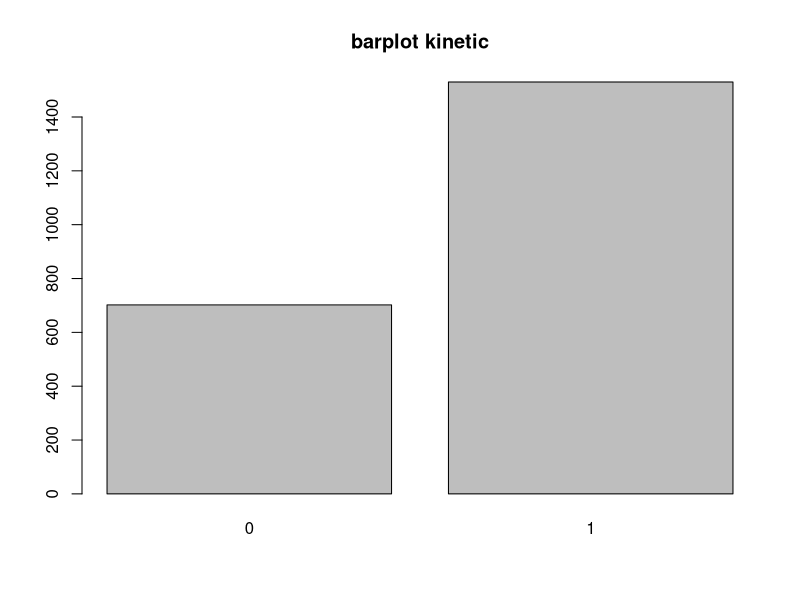
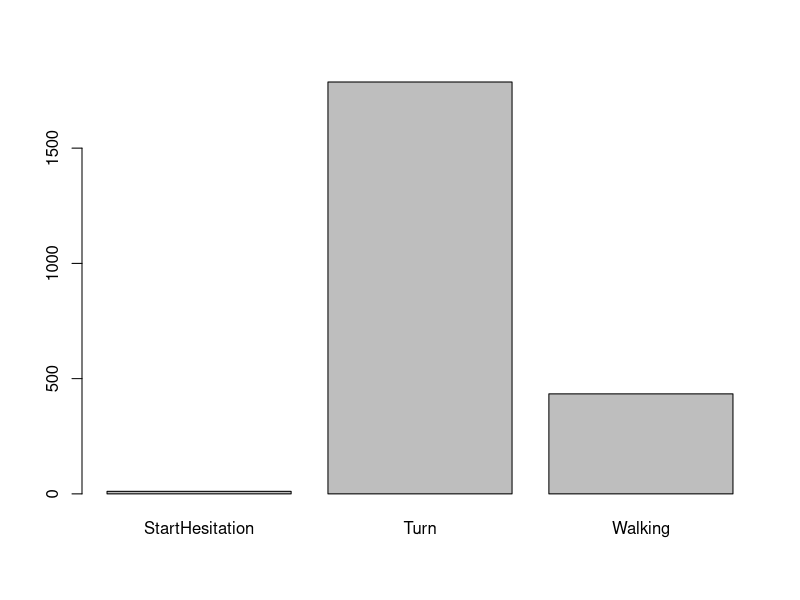
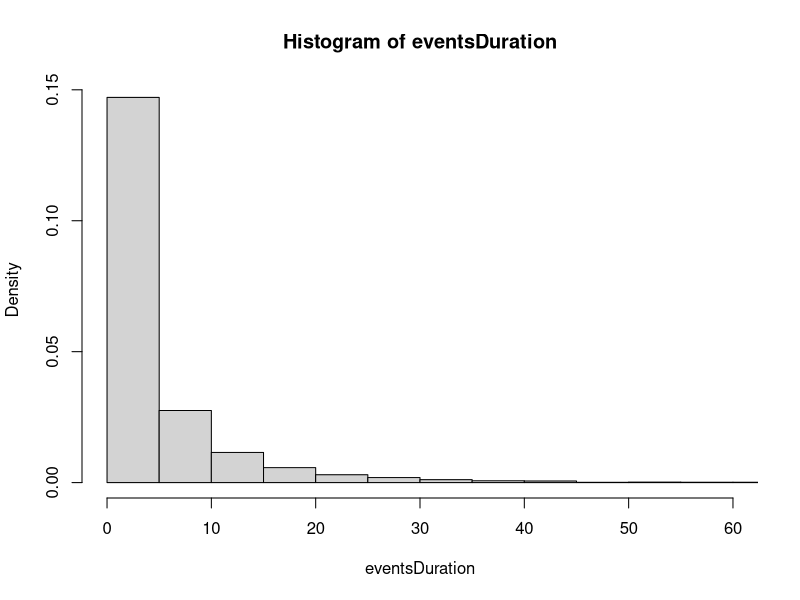
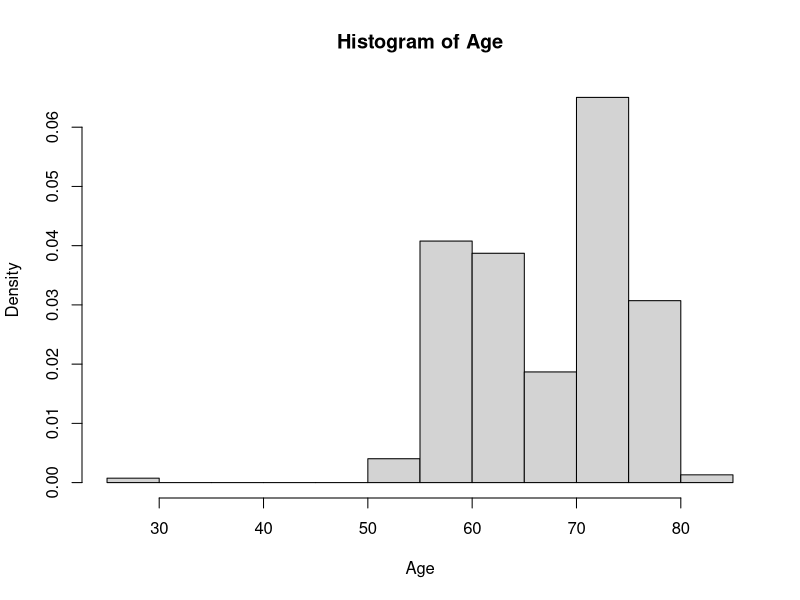
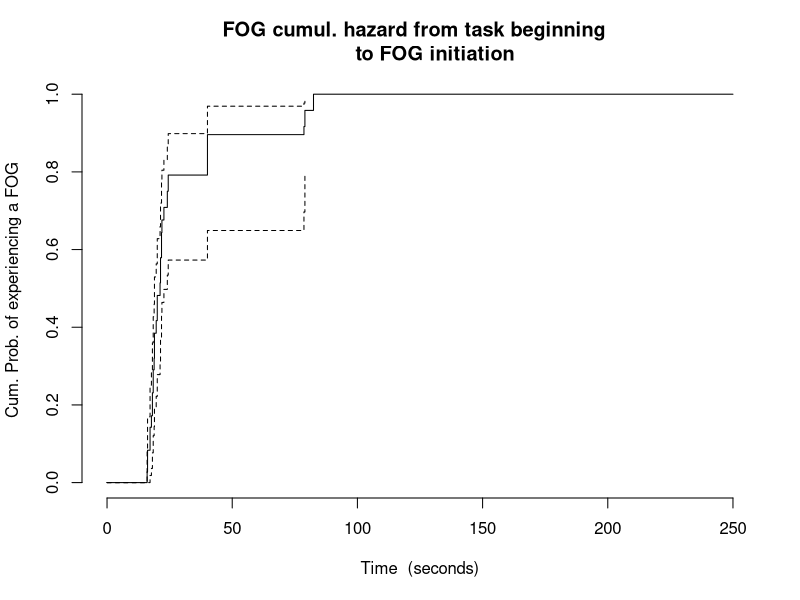
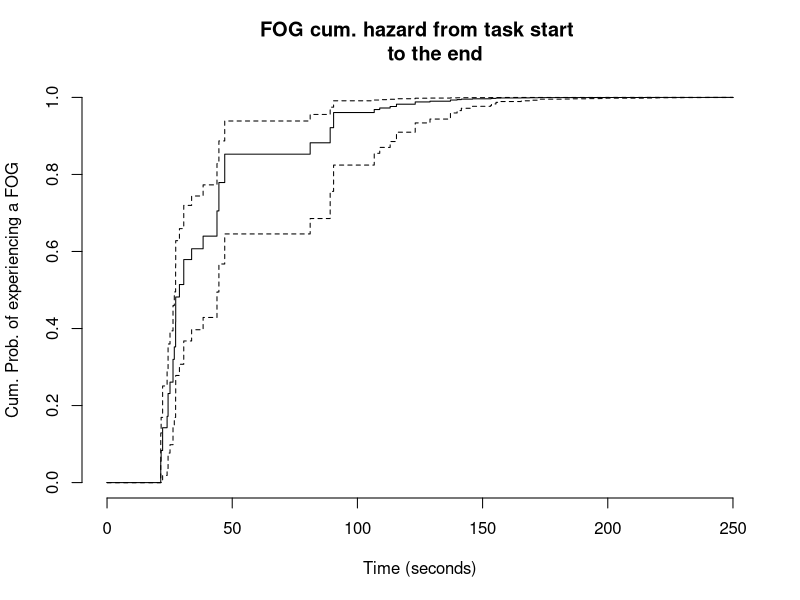

These charts were generated, in order, by the following R code:
## ---- chunk 1
knitr::opts_chunk$set(echo = FALSE)
## ---- chunk 2
rm(list=ls())
## ---- chunk 3
library(tidyverse)
library(skimr)
library(survival)
library(broom)
## ---- chunk 4
# load data from kaggle 
# from CLI kaggle competitions download -c tlvmc-parkinsons-freezing-gait-prediction 
events <- read_csv("events.csv")
subjects <- read_csv("subjects.csv")
tasks <- read_csv("tasks.csv")
#daily_meta <- read_csv("daily_metadata.csv")
defog_meta <- read_csv("defog_metadata.csv")
#tdcsfog_meta <- read_csv("tdcsfog_metadata.csv")
## ---- chunk 5
subjects$Visit=NULL 
## ---- chunk 6
  fog <- inner_join(events,tasks,by="Id") %>% 
  inner_join(defog_meta,by ="Id")  %>% 
  inner_join(subjects,by = "Subject") 
rm(events,tasks,defog_meta,subjects)
## ---- chunk 7
fog <- fog %>% filter(Begin > 0 & End > 0, End >= Completion,Begin < Init ) 

attach(fog)
# events duration
fog["eventsDuration"] <- Completion - Init


# task duration
fog["tasksDuration"] <- End - Begin

# attach fog 
detach(fog)
attach(fog)

## ---- chunk 8
round(mean(is.na(Kinetic)),2)
## ---- chunk 9
fog <- fog %>% 
    filter(!is.na(Kinetic))
cat("\n new table dimension\n")
dim(fog)
## ---- chunk 10
head(fog,3)
## ---- chunk 11
fog_grouped <- fog %>%
            group_by(Subject) 
fog_num <- fog %>% group_by(Subject) %>% 
 summarise_if(.funs = "mean",
              .predicate = is.numeric
              )
## ---- chunk 12
dim(fog_grouped)
## ---- chunk 13
dim(fog_num)
## ---- chunk 14
barplot(table(Kinetic), main = "barplot kinetic")
## ---- chunk 15
proportion_kinetic <- prop.table(table(Kinetic)) %>% round(2)
## ---- chunk 16
#How many type of kinetic are observed ?  
 barplot(table(Type))
## ---- chunk 17
prop.table(table(Type)) %>% round(2)

#The most frequent events is Turn. (`r 100*prop.table(table(Type))[2] %>% round(2)`% of the observed events). 
## ---- chunk 18
hist(eventsDuration,freq = F,breaks = 50, xlim = c(0,60))
#abline(v = mean(eventsDuration), col ="red")
#abline(v = median(eventsDuration), col ="blue")
## ---- chunk 19
summary(eventsDuration)
## ---- chunk 20
cat("events mean duration :",  mean(eventsDuration),"s \n")
cat("tasks mean duration :", mean(tasksDuration),"s \n")
#cat("mean time to events duration :", mean(Time),"s \n")
## ---- chunk 21
# age
hist(Age,breaks = 15,freq = F)
## ---- chunk 22
summary(Age)
## ---- chunk 23
(sex_prop_table <- prop.table(table(Sex)) %>% round(2))
## ---- chunk 24
unique(Task)
## ---- chunk 25
length(unique(Visit))
## ---- chunk 26
round(prop.table(table(Visit)),2)
## ---- chunk 27
100*round(prop.table(table(Medication)),4)
## ---- chunk 28

## ---- chunk 29
#par(mfrow = c(1,2))
#fit task duration 
fit_tti <- survfit(Surv(Begin,Init, Kinetic) ~ 1, data = fog)

# fit from begin to end
fit_tte <- survfit(Surv(Begin,End, Kinetic) ~ 1, data = fog)

## ---- chunk 30
plot(fit_tti,fun ="F",
     xlim = c(0,250),
      xlab = "Time  (seconds)",
     ylab = "Cum. Prob. of experiencing a FOG",
     main = "FOG cumul. hazard from task beginning  
     to FOG initiation",
     frame = F)
## ---- chunk 31
fit_tti
## ---- chunk 32
# plot fit2
plot(fit_tte,
     fun ="F",
     xlim =c(0,250),
      xlab = "Time (seconds)",
     ylab = "Cum. Prob. of experiencing a FOG", 
     main ="FOG cum. hazard from task start 
     to the end",
     frame = F)
## ---- chunk 33
fit_tte
## ---- chunk 34
# fit
fit_sex <- coxph(Surv(Begin,End, Kinetic) ~ factor(Sex), data = fog)

# summary fit 
p <- round(tidy(fit_sex)$p.value,2)
## ---- chunk 35
fit_Med <- coxph(Surv(Begin,End, Kinetic) ~ factor(Medication), data = fog)

# summary fit_medication
p <- round(tidy(fit_Med)$p.value,2)
## ---- chunk 36
fit_task <- coxph(Surv(Begin,End, Kinetic) ~ factor(Task), data = fog)

# summary type 
#p <- round(tidy(fit_task)$p.value,2)

## ---- chunk 37
fit_type <- coxph(Surv(Begin,End, Kinetic) ~ Task, data = fog)

# summary fit_type 
#p <- tidy(fit_type)$p.value
## ---- chunk 38
fit_visit <- coxph(Surv(Begin,End, Kinetic) ~ factor(Visit), data = fog)

# summary fit_type
#p <- round(tidy(fit_visit)$p.value,2)
